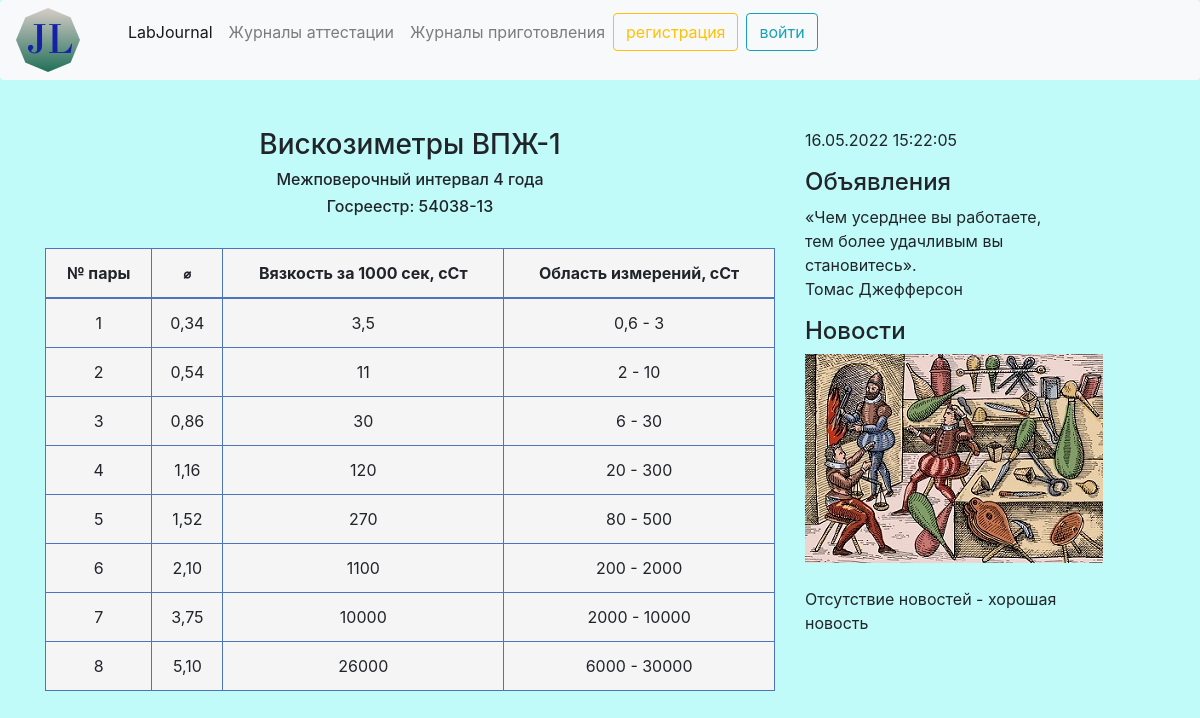
Page /viscosimeters/ on the committed database.
### viscosimeters/models.py (models this page shows, shortened)
class ViscosimeterType(models.Model):
    pairNumber = models.CharField('Номер пары', max_length=100)
    diameter = models.CharField('Диаметр', max_length=5)
    viscosity1000 = models.CharField('Вязкость за 1000 сек, сСт', max_length=30)
    range = models.CharField('Область измерений, сСт', max_length=30)
    type = models.CharField('Тип', max_length=30, default='ВПЖ-1')
    intervalVerification = models.CharField('Межповерочный интервал', max_length=30, default='4 года')
    create_at = models.DateTimeField(auto_now_add=True, verbose_name='Дата создания')
    update_at = models.DateTimeField(auto_now=True, verbose_name='Дата обновления')
    class Meta:
        verbose_name = 'Тип вискозиметра'
        verbose_name_plural = 'Типы вискозиметров'

### viscosimeters/views.py (the view)
# urls.py: path('viscosimeters/', views.ViscosimeterTypeView.as_view(), name='vt'),
class ViscosimeterTypeView(View):
    def get(self, request):
        ViscosimeterTypeObjects = ViscosimeterType.objects.all()
        return render(request, 'viscosimeters/viscosimeterType.html', {'ViscosimeterTypeObjects': ViscosimeterTypeObjects})

### viscosimeters/templates/viscosimeters/viscosimeterType.html (shortened to what this page needs)
{% extends 'main/base.html' %}
{% block content %}
    <div style="text-align: center;"><h3>Вискозиметры ВПЖ-1</h3></div>
    <div style="text-align: center;"><h6>Межповерочный интервал 4 года</h6></div>
    <div style="text-align: center;"><h6>Госреестр: 54038-13</h6></div>
<br>
<table class="table table-bordered">
<thead>
    <tr>
      <th> <div style="text-align: center;"> № пары </div></th>
      <th> <div style="text-align: center;"> ⌀ </div></th>
      <th> <div style="text-align: center;"> Вязкость за 1000 сек, сСт </div></th>
      <th> <div style="text-align: center;"> Область измерений, сСт </div></th>
    </tr>
  </thead>
  <tbody>
{% for type in ViscosimeterTypeObjects %}
    <tr>
      <td align="center"> {{ type.pairNumber }}</td>
      <td align="center"> {{ type.diameter }}</td>
      <td align="center">{{ type.viscosity1000 }}</td>
      <td align="center">{{ type.range }}</td>
    </tr>
{% endfor %}
  </tbody>
</table>
{% endblock %}

### main/templates/main/base.html (shortened to what this page needs)
{% load static %}
<!doctype html>
<html lang="ru">
<head>
    <link rel="stylesheet"    href="https://stackpath.bootstrapcdn.com/bootstrap/4.5.0/css/bootstrap.min.css">
    <link rel="stylesheet" type="text/css" href=" {% static 'main/css/main.css' %}">
</head>
<body>
<nav class="navbar navbar-expand-lg navbar-light bg-light rounded" aria-label="Eleventh navbar example">
    <a href="/"><img src="{% static 'main/img/3.png' %}"  alt="Лого"></a>
    <ul class="collapse navbar-collapse" id="navbarsExample09">
        <ul class="navbar-nav me-auto mb-2 mb-lg-0">
            <li class="nav-item">
                <a class="nav-link active" aria-current="page" href="/">LabJournal</a>
            </li>
            <li class="nav-item">
                <a class="nav-link" href="{% url 'att' %}">Журналы аттестации</a>
            </li>
            <li class="nav-item">
                <a class="nav-link" href="{% url 'prod' %}">Журналы приготовления</a>
            </li>
        </ul>
        {% if not user.is_authenticated %}
        <a href="{% url 'reg' %}" >
            <button class="btn btn-outline-warning">регистрация</button>
        </a>
        <a href="{% url 'user' %}" class="ml-2">
            <button class="btn btn-outline-info">войти</button>
        </a>
        {% endif %}
    </ul>
</nav>
<div class="container mt-5">
    <div class="row">
        <div class="col-md-8">
         {% block content %}
           {% endblock %}
       </div>
       <aside class="col-md-3">
           <div id="current_date_time_block"></div>
            <h4>Объявления</h4>
           <p>«Чем усерднее вы работаете, тем более удачливым вы становитесь».
               <br> Томас Джефферсон
</p>
           <h4 class="mt-2">Новости</h4>
            <img  src="{% static 'main/img/5.jpg' %}" class="img_thumbnail" alt="текст">
           <br><br>
           <p>Отсутствие новостей - хорошая новость</p>
       </aside>
    </div>

### main/static/main/css/main.css (style rules this page uses)
body { background: rgba(123, 245, 244, 0.47); }
.table-bordered td, .table-bordered th { border-color: #4d74bd !important; background-color: rgb(245, 245, 246) !important; }

### rows in the picture
ViscosimeterType: pairNumber "1", diameter "0,34", viscosity1000 "3,5", range "0,6 - 3"
ViscosimeterType: pairNumber "2", diameter "0,54", viscosity1000 "11", range "2 - 10"
ViscosimeterType: pairNumber "3", diameter "0,86", viscosity1000 "30", range "6 - 30"
ViscosimeterType: pairNumber "4", diameter "1,16", viscosity1000 "120", range "20 - 300"
ViscosimeterType: pairNumber "5", diameter "1,52", viscosity1000 "270", range "80 - 500"
ViscosimeterType: pairNumber "6", diameter "2,10", viscosity1000 "1100", range "200 - 2000"
ViscosimeterType: pairNumber "7", diameter "3,75", viscosity1000 "10000", range "2000 - 10000"
ViscosimeterType: pairNumber "8", diameter "5,10", viscosity1000 "26000", range "6000 - 30000"
